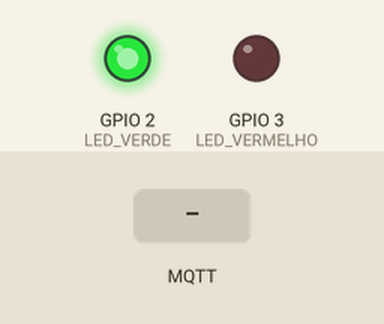
This sketch was run on a simulated ESP32. Shown: output pins drawn as LEDs (lit = HIGH). The inputs (shaded band) are chosen by the test bench. WiFi joins after 1.5 s; servers stay silent unless stated; no MQTT or app messages arrive unless stated; what the sketch prints to the serial monitor is not drawn.

Above: at 2.7 s.
2.8 s: MQTT message "ocupar" arrives on the first subscribed topic
At 4.2 s:
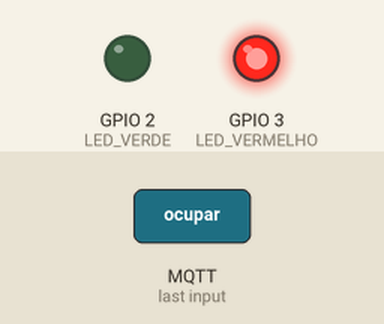
5.8 s: MQTT message "liberar" arrives on the first subscribed topic
At 6.4 s:
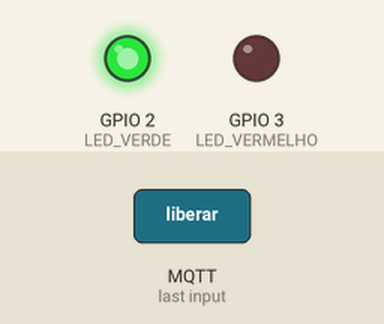
Timing chart, 0 to 8.8 s (numbered marks = the images above; inputs shaded):
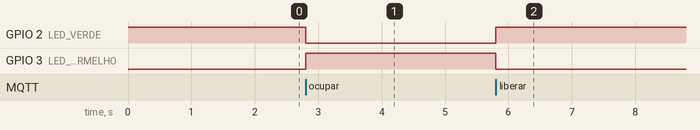

The sketch:

SmartBib_Sala.ino
```cpp
#include <WiFi.h>
#include <PubSubClient.h>

const char* ssid = "Wokwi-GUEST";
const char* password = "";

const char* mqtt_server = "broker.hivemq.com";
const char* topico_status = "senac/biblioteca/sala1/status";
const char* topico_comando = "senac/biblioteca/sala1/comando";

WiFiClient espClient;
PubSubClient client(espClient);

#define LED_VERDE 2
#define LED_VERMELHO 3

enum EstadoSala { LIVRE, OCUPADA };
EstadoSala estadoAtual = LIVRE;

void setup_wifi() {
  delay(10);
  Serial.println();
  Serial.print("Conectando ao WiFi: ");
  Serial.println(ssid);
  WiFi.begin(ssid, password);
  while (WiFi.status() != WL_CONNECTED) {
    delay(500);
    Serial.print(".");
  }
  Serial.println("\nWiFi conectado!");
}

void callback(char* topic, byte* payload, unsigned int length) {
  String mensagem = "";
  for (int i = 0; i < length; i++) mensagem += (char)payload[i];

  Serial.print("Mensagem recebida em ");
  Serial.print(topic);
  Serial.print(": ");
  Serial.println(mensagem);

  if (String(topic) == topico_comando) {
    if (mensagem == "ocupar" || mensagem == "reservar") {
      estadoAtual = OCUPADA;
      atualizarSala();
      Serial.println("--> Sala OCUPADA (LED vermelho)");
    } else if (mensagem == "liberar") {
      estadoAtual = LIVRE;
      atualizarSala();
      Serial.println("--> Sala LIVRE (LED verde)");
    }
  }
}

void reconnect() {
  while (!client.connected()) {
    Serial.print("Conectando ao MQTT...");
    if (client.connect("ESP32_SmartBib_Sala1_Wokwi")) {
      Serial.println("conectado!");
      client.subscribe(topico_comando);
      atualizarSala(); // publica status atual
    } else {
      Serial.print("falha, rc=");
      Serial.print(client.state());
      Serial.println(" tentando novamente em 2s...");
      delay(2000);
    }
  }
}

void atualizarSala() {
  switch (estadoAtual) {
    case LIVRE:
      digitalWrite(LED_VERDE, HIGH);
      digitalWrite(LED_VERMELHO, LOW);
      client.publish(topico_status, "livre");
      Serial.println("Status publicado: livre");
      break;
    case OCUPADA:
      digitalWrite(LED_VERDE, LOW);
      digitalWrite(LED_VERMELHO, HIGH);
      client.publish(topico_status, "ocupada");
      Serial.println("Status publicado: ocupada");
      break;
  }
}

void setup() {
  Serial.begin(115200);
  pinMode(LED_VERDE, OUTPUT);
  pinMode(LED_VERMELHO, OUTPUT);
  digitalWrite(LED_VERDE, HIGH);
  digitalWrite(LED_VERMELHO, LOW);

  setup_wifi();
  client.setServer(mqtt_server, 1883);
  client.setCallback(callback);
}

void loop() {
  if (!client.connected()) reconnect();
  client.loop();
}
```

Measured:
- after the input at 2.8 s, GPIO 2 (LED_VERDE): HIGH → LOW at once; GPIO 3 (LED_VERMELHO): LOW → HIGH at once
- after the input at 5.8 s, GPIO 2 (LED_VERDE): LOW → HIGH at once; GPIO 3 (LED_VERMELHO): HIGH → LOW at once
